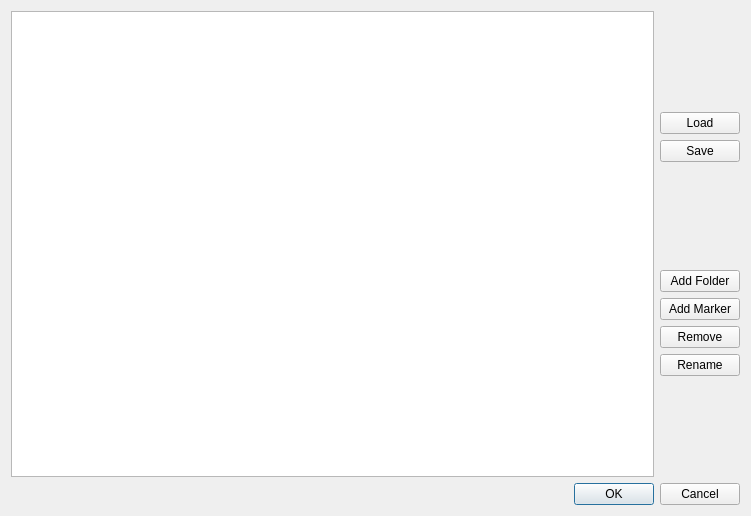
<?xml version="1.0" encoding="UTF-8"?>
<ui version="4.0">
 <class>EmptyLayout</class>
 <widget class="QDialog" name="EmptyLayout">
  <property name="geometry">
   <rect>
    <x>0</x>
    <y>0</y>
    <width>751</width>
    <height>516</height>
   </rect>
  </property>
  <property name="sizePolicy">
   <sizepolicy hsizetype="Preferred" vsizetype="Preferred">
    <horstretch>0</horstretch>
    <verstretch>0</verstretch>
   </sizepolicy>
  </property>
  <property name="windowTitle">
   <string>Design Custom Epub Layout</string>
  </property>
  <layout class="QGridLayout" name="gridLayout_2">
   <item row="0" column="0">
    <layout class="QGridLayout" name="gridLayout_3">
     <property name="leftMargin">
      <number>0</number>
     </property>
     <property name="rightMargin">
      <number>0</number>
     </property>
     <property name="bottomMargin">
      <number>0</number>
     </property>
     <item row="0" column="1">
      <layout class="QGridLayout" name="gridLayout">
       <item row="0" column="0">
        <spacer name="verticalSpacer_01">
         <property name="orientation">
          <enum>Qt::Vertical</enum>
         </property>
         <property name="sizeHint" stdset="0">
          <size>
           <width>20</width>
           <height>60</height>
          </size>
         </property>
        </spacer>
       </item>
       <item row="1" column="0">
        <widget class="QPushButton" name="loadButton">
         <property name="focusPolicy">
          <enum>Qt::TabFocus</enum>
         </property>
         <property name="toolTip">
          <string>Load a previously saved design from an ini file.</string>
         </property>
         <property name="text">
          <string>Load</string>
         </property>
        </widget>
       </item>
       <item row="2" column="0">
        <widget class="QPushButton" name="saveButton">
         <property name="focusPolicy">
          <enum>Qt::TabFocus</enum>
         </property>
         <property name="toolTip">
          <string>Save the current design to an ini file.</string>
         </property>
         <property name="text">
          <string>Save</string>
         </property>
        </widget>
       </item>
       <item row="3" column="0">
        <spacer name="verticalSpacer_02">
         <property name="orientation">
          <enum>Qt::Vertical</enum>
         </property>
         <property name="sizeHint" stdset="0">
          <size>
           <width>20</width>
           <height>40</height>
          </size>
         </property>
        </spacer>
       </item>
       <item row="4" column="0">
        <widget class="QPushButton" name="addButton">
         <property name="focusPolicy">
          <enum>Qt::TabFocus</enum>
         </property>
         <property name="toolTip">
          <string>Add a new folder to parent.</string>
         </property>
         <property name="text">
          <string>Add Folder</string>
         </property>
        </widget>
       </item>
       <item row="5" column="0">
        <widget class="QPushButton" name="addFileButton">
         <property name="focusPolicy">
          <enum>Qt::TabFocus</enum>
         </property>
         <property name="toolTip">
          <string>Add an allowed file type marker to an existing folder.</string>
         </property>
         <property name="text">
          <string>Add Marker</string>
         </property>
        </widget>
       </item>
       <item row="6" column="0">
        <widget class="QPushButton" name="delButton">
         <property name="focusPolicy">
          <enum>Qt::TabFocus</enum>
         </property>
         <property name="toolTip">
          <string>Remove an existing file type marker or folder.</string>
         </property>
         <property name="text">
          <string>Remove</string>
         </property>
        </widget>
       </item>
       <item row="7" column="0">
        <widget class="QPushButton" name="renameButton">
         <property name="focusPolicy">
          <enum>Qt::TabFocus</enum>
         </property>
         <property name="toolTip">
          <string>Rename a folder or OPF, NCX or Nav marker.</string>
         </property>
         <property name="text">
          <string>Rename</string>
         </property>
        </widget>
       </item>
       <item row="8" column="0">
        <spacer name="verticalSpacer_03">
         <property name="orientation">
          <enum>Qt::Vertical</enum>
         </property>
         <property name="sizeHint" stdset="0">
          <size>
           <width>20</width>
           <height>60</height>
          </size>
         </property>
        </spacer>
       </item>
      </layout>
     </item>
     <item row="0" column="0">
      <widget class="QTreeView" name="view">
       <property name="enabled">
        <bool>true</bool>
       </property>
       <property name="minimumSize">
        <size>
         <width>600</width>
         <height>450</height>
        </size>
       </property>
       <property name="toolTip">
        <string>Add folders/subfolders and file markers that determine 
the types of files that can be stored in each folder.  
The file type markers can also be used to specify 
locations and names for the OPF, NCX and/or Nav.</string>
       </property>
      </widget>
     </item>
    </layout>
   </item>
   <item row="1" column="0">
    <widget class="QDialogButtonBox" name="buttonBox">
     <property name="toolTip">
      <string>Use OK to commit your custom epub design, otherwise use Cancel.</string>
     </property>
     <property name="standardButtons">
      <set>QDialogButtonBox::Cancel|QDialogButtonBox::Ok</set>
     </property>
    </widget>
   </item>
  </layout>
 </widget>
 <resources/>
 <connections/>
</ui>
